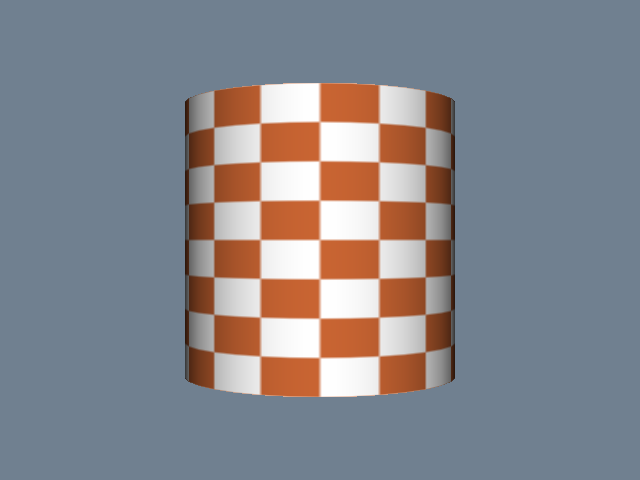

This figure's Python source:
#!/usr/bin/env python

# Map a procedural checkerboard texture onto a cylinder using
# vtkTextureMapToCylinder to generate cylindrical texture coordinates.

# Factory overrides: importing these modules registers the OpenGL rendering
# and interaction style implementations for vtkRenderingCore factory classes.
import vtkmodules.vtkInteractionStyle  # noqa: F401
import vtkmodules.vtkRenderingOpenGL2  # noqa: F401
# VTK pipeline classes used in this example
from vtkmodules.vtkFiltersSources import vtkCylinderSource
from vtkmodules.vtkFiltersTexture import vtkTextureMapToCylinder
from vtkmodules.vtkImagingSources import vtkImageCanvasSource2D
from vtkmodules.vtkRenderingCore import (
    vtkActor,
    vtkPolyDataMapper,
    vtkRenderWindow,
    vtkRenderWindowInteractor,
    vtkRenderer,
    vtkTexture,
)

# Colors (normalized RGB)
slate_gray_background_rgb = (0.439, 0.502, 0.565)

# Source: create a cylinder
cylinder = vtkCylinderSource()
cylinder.SetRadius(1.0)
cylinder.SetHeight(2.0)
cylinder.SetResolution(32)
cylinder.CappingOn()

# Texture image: procedural checkerboard pattern
canvas = vtkImageCanvasSource2D()
canvas.SetScalarTypeToUnsignedChar()
canvas.SetNumberOfScalarComponents(3)
canvas.SetExtent(0, 127, 0, 127, 0, 0)
canvas.SetDrawColor(255, 255, 255)
canvas.FillBox(0, 127, 0, 127)
canvas.SetDrawColor(200, 100, 50)
for row in range(8):
    for col in range(8):
        if (row + col) % 2 == 0:
            canvas.FillBox(col * 16, col * 16 + 15, row * 16, row * 16 + 15)
canvas.Update()

texture = vtkTexture()
texture.SetInputConnection(canvas.GetOutputPort())
texture.InterpolateOn()

# TextureMapToCylinder: generate cylindrical texture coordinates
texture_map = vtkTextureMapToCylinder()
texture_map.SetInputConnection(cylinder.GetOutputPort())
texture_map.PreventSeamOn()

# Mapper: map polygon data to graphics primitives
mapper = vtkPolyDataMapper()
mapper.SetInputConnection(texture_map.GetOutputPort())

# Actor: assign the mapped geometry with the texture
actor = vtkActor()
actor.SetMapper(mapper)
actor.SetTexture(texture)

# Renderer: assemble the scene
renderer = vtkRenderer()
renderer.AddActor(actor)
renderer.SetBackground(slate_gray_background_rgb)

# Window: display the rendered scene
render_window = vtkRenderWindow()
render_window.AddRenderer(renderer)
render_window.SetWindowName("texturemap to cylinder")
render_window.SetMultiSamples(0)
render_window.SetSize(640, 480)

# Scene: configure camera
renderer.ResetCamera()

# Interactor: handle mouse and keyboard events
render_window_interactor = vtkRenderWindowInteractor()
render_window_interactor.SetRenderWindow(render_window)

# Launch the interactive visualization
render_window_interactor.Initialize()
render_window_interactor.Start()
